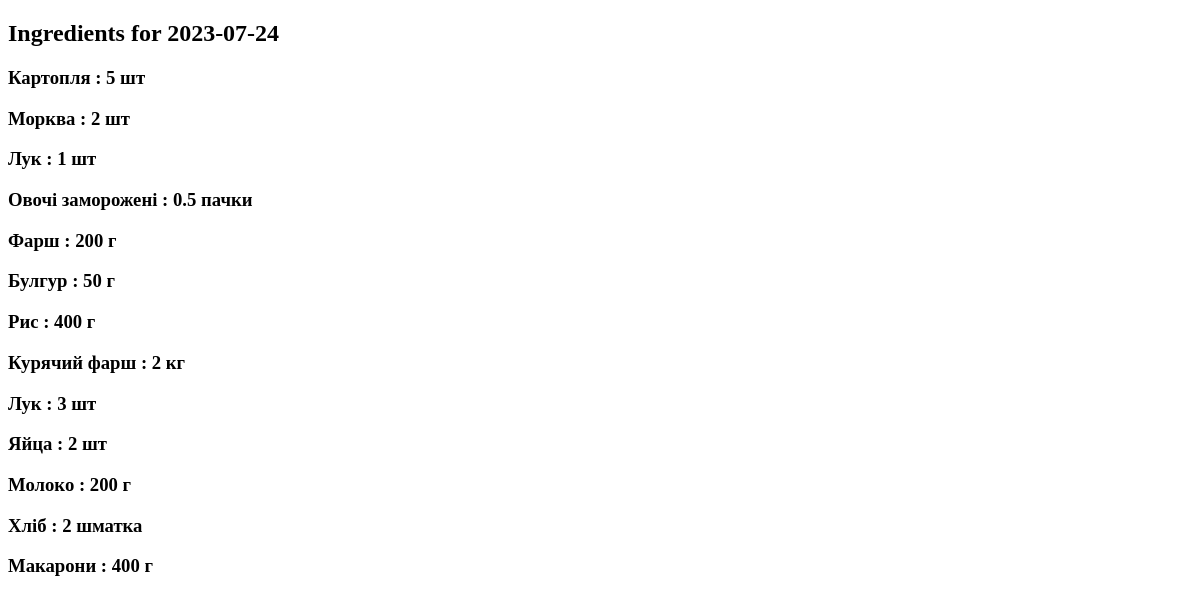
/list/2023-07-24/, run on an earlier commit of the app's database.
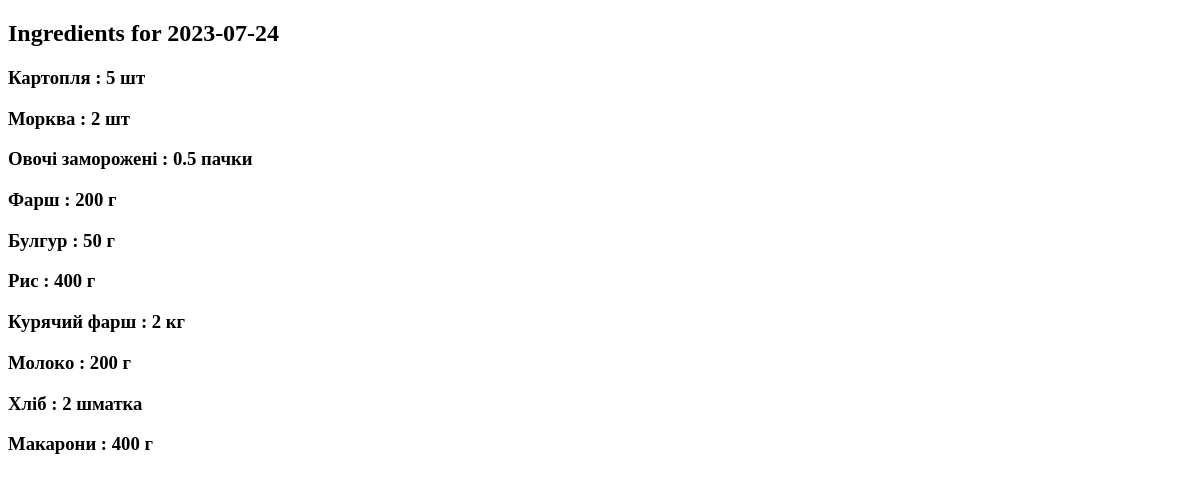
And on a later commit of the database.
### databases.py (models this page shows)
class DayMenu(Model):
    date = DateField(unique=True)
    lunch = TextField()
    dinner = TextField()
    class Meta:
        database = db

class IngrToDish(Model):
    ingredient = ForeignKeyField(Ingridient)
    how_much_ingr = CharField()
    dish = ForeignKeyField(Dish, backref="ingredients")
    class Meta:
        database = db

class Ingridient(Model):
    name = CharField(unique=True)
    where_to_buy = CharField(choices=(
        ('Bedronka', 'Bedronka'),
        ('Kredens', 'Kredens'),
        ('Delivery', 'Delivery')
    ))
    class Meta:
        database = db

### app.py (the view)
@app.route("/list/<date>/")
@error_catcher
def list_for_date(date):
    md = DayManager(datetime.datetime.strptime(date, date_format).date())
    ingr_list = [ingr for ingr in md.day.ingredients]
    return render_template("list.html", ingr_list=ingr_list, day=md.day)

### work_with_db.py (called while the page is built)
    def weekday_name(self, weekday_number):
        weekday_name = {
            1: "Monday",
            2: "Tuesday",
            3: "Wednesday",
            4: "Thursday",
            5: "Friday",
            6: "Saturday",
            7: "Sunday"}
        return weekday_name[weekday_number]

    def get_ingredients_for_day(self, day):
        ingredients = {}
        for dishes in [self.lunch, self.dinner]:
            for dish in dishes or []:
                for ingr in dish.ingredients:
                    if ingr not in ingredients and ingr.ingredient.where_to_buy != "Delivery":
                        ingredients[ingr] = ingr.how_much_ingr
        return list(ingredients.items())

    def get_dish_objects(self, list_dishes):
        return [DishManager(dish_name).dish_obj for dish_name in list_dishes]

### templates/list.html (shortened to what this page needs)
<!DOCTYPE html>
<html>
<head>
</head>
<body>
<h2>Ingredients for {{day.date}}</h2>
{% for ingr  in ingr_list %}
	<h3>{{ingr[0].ingredient.name}} : {{ingr[1]}}</h3>
{% endfor %}
</body>
</html>

What changed in the data, as far as the page shows it:
removed IngrToDish: name "Лук", how_much_ingr "1 шт"
removed IngrToDish: name "Лук", how_much_ingr "3 шт"
removed IngrToDish: name "Яйца", how_much_ingr "2 шт"
